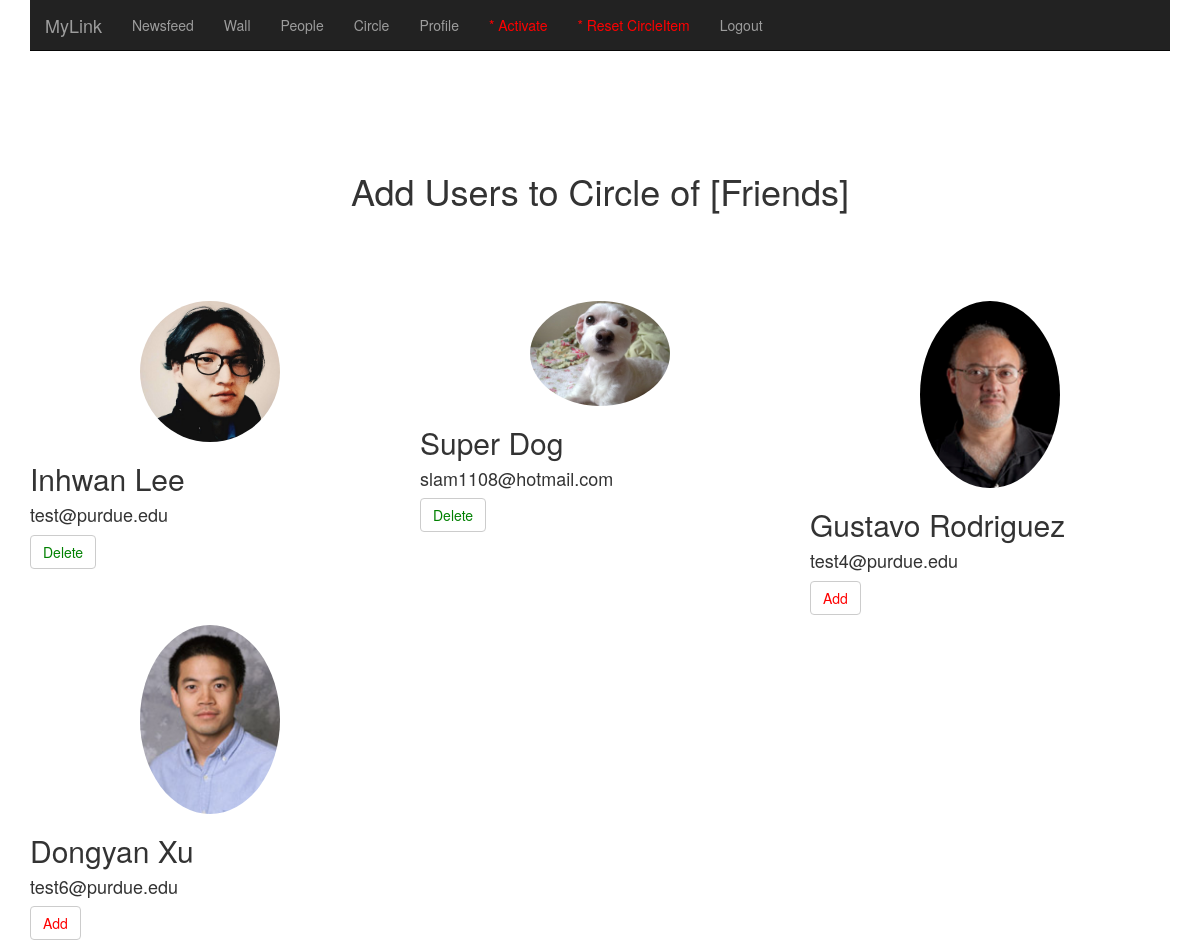
Page /circleUsers/2 (signed in) on the committed database.
### app/models.py (models this page shows, shortened)
class Circle(db.Model):
	cid = db.Column(db.Integer, primary_key=True)
	owns = db.Column(db.Integer, db.ForeignKey('user.uid'))
	name = db.Column(db.String(100))

class User(db.Model):
	uid = db.Column(db.Integer, primary_key=True)
	firstname = db.Column(db.String(100))
	lastname = db.Column(db.String(100))
	email = db.Column(db.String(120), unique=True)
	password = db.Column(db.String(54))
	pic = db.Column(db.String(100))
	activate = db.Column(db.Boolean)
	def __repr__(self):
		return '<User %r>' % (self.firstname)
	def is_authenticated(self):
		return True

### app/views.py (the view)
@app.route('/circleUsers', methods=['GET','POST'])
@app.route('/circleUsers/<cid>', methods=['GET','POST'])
@login_required
@csrf.exempt
def circleUsers(cid):
	outCircle = db.session.query(User,Friend,CircleItem).filter(Friend.uid==g.user.uid).\
			filter(Friend.fid==User.uid).filter(CircleItem.uid==Friend.fid).\
			filter(CircleItem.cid==cid).filter(CircleItem.added==False).all()
	inCircle = db.session.query(User,Friend,CircleItem).filter(Friend.uid==g.user.uid).\
			filter(Friend.fid==User.uid).filter(CircleItem.uid==Friend.fid).\
			filter(CircleItem.cid==cid).filter(CircleItem.added==True).all()
	circle = db.session.query(Circle).filter(Circle.cid==cid).first()
	users = db.session.query(User,Friend).filter(Friend.uid==g.user.uid).\
			filter(Friend.fid==User.uid).all()
	print inCircle
	return render_template('circleUsers.html', circle=circle, users=users, inCircle=inCircle, outCircle=outCircle, cid=cid)

### app/models.py (called while the page is built)
	def __repr__(self):
		return '<Friend %r>' % (self.id)

	def __repr__(self):
		return '<CircleItem %r>' % (self.iid)

### app/views.py (called while the page is built)
@login_manager.user_loader
def load_user(uid):
	return User.query.get(int(uid))

@app.before_request
def before_request():
	g.user = current_user

### app/templates/circleUsers.html
{% extends "base.html" %}
{% block content %}
	<div align="center" class="container marketing" style="padding-bottom:80px">
		<h1>Add Users to Circle of [{{ circle.name }}]</h1>
	</div>
	<div class="container marketing">
		<div class="row">
			{% for user in users %}
				<div class="col-lg-4">
					<div align="middle">
						<img class="img-circle" src="{{url_for('static', filename = user.User.pic)}}" alt="Generic placeholder image" width="140" height="140">
					</div>
					<h2>{{user.User.firstname}} {{user.User.lastname}}</h2>
					<h4>{{user.User.email}}</h4>
					{% for ic in inCircle %}
						{% if user.User.uid == ic.Friend.fid %}
							<p><a class="btn btn-default" href="{{url_for('deleteCircleItem',cid=cid, uid=user.User.uid)}}" role="button" style="color:green">Delete</a></p>
						{% endif %}
					{% endfor %}
					{% for oc in outCircle %}
						{% if user.User.uid == oc.Friend.fid %}
							<p><a class="btn btn-default" href="{{ url_for('addCircleItem', cid=cid, uid=user.User.uid)}}" role="button" style="color:Red">Add</a></p>
						{% endif %}
					{% endfor %}
				</div>
			{% endfor %}
		<div class="row">
	</div>
{% endblock %}

### rows in the picture
Circle: name "Friends"
User: pic (picture), User.firstname "Inhwan", User.lastname "Lee", User.email "test@purdue.edu"
User: pic (picture), User.firstname "Super", User.lastname "Dog", User.email "slam1108@hotmail.com"
User: pic (picture), User.firstname "Gustavo", User.lastname "Rodriguez", User.email "test4@purdue.edu"
User: pic (picture), User.firstname "Dongyan", User.lastname "Xu", User.email "test6@purdue.edu"
